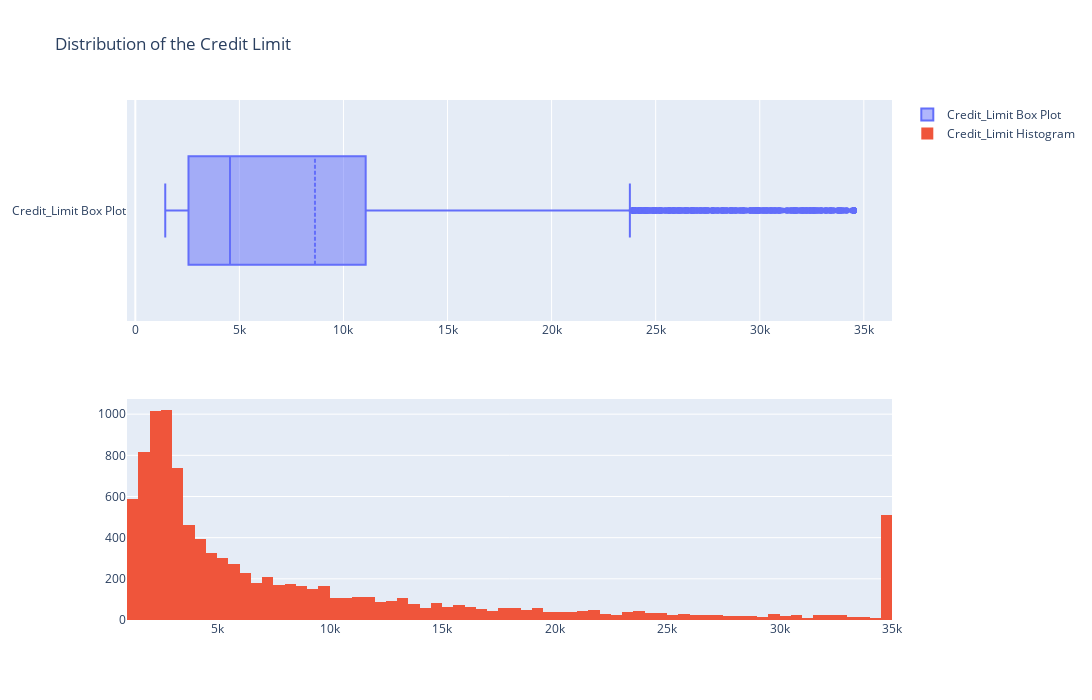

Notebook cell for this chart:
### Code cell
fig = make_subplots(rows=2, cols=1)

tr1=go.Box(x=data['Credit_Limit'],name='Credit_Limit Box Plot',boxmean=True)
tr2=go.Histogram(x=data['Credit_Limit'],name='Credit_Limit Histogram')

fig.add_trace(tr1,row=1,col=1)
fig.add_trace(tr2,row=2,col=1)

fig.update_layout(height=700, width=1200, title_text="Distribution of the Credit Limit")
fig.show()

### Figure 1 — Plotly figure (JSON) as saved in the notebook; plotly's stock layout.template omitted (floating-point values rounded to 4 significant figures; data arrays with more than 128 entries replaced by an {"elided": "..."} marker saying what was removed)
{"data": [{"boxmean": true, "name": "Credit_Limit Box Plot", "type": "box", "x": {"elided": "10127 float values"}, "xaxis": "x", "yaxis": "y"}, {"name": "Credit_Limit Histogram", "type": "histogram", "x": {"elided": "10127 float values"}, "xaxis": "x2", "yaxis": "y2"}], "layout": {"height": 700, "title": {"text": "Distribution of the Credit Limit"}, "width": 1200, "xaxis": {"anchor": "y", "domain": [0, 1]}, "xaxis2": {"anchor": "y2", "domain": [0, 1]}, "yaxis": {"anchor": "x", "domain": [0.575, 1]}, "yaxis2": {"anchor": "x2", "domain": [0, 0.425]}}}
